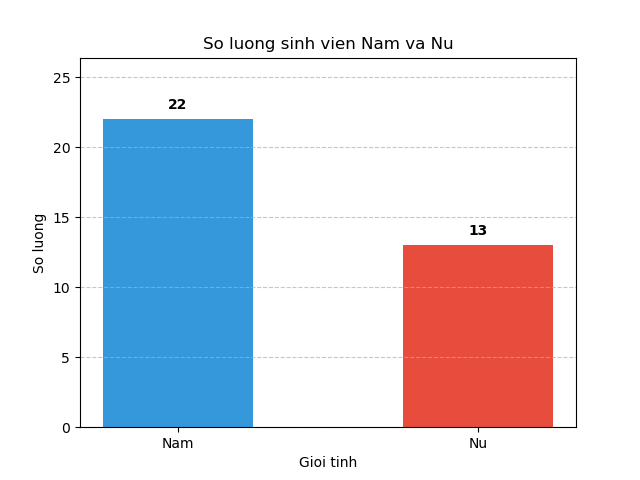

The Python source for this figure:
import matplotlib.pyplot as plt

print("--- THONG KE TY LE NAM NU (BIEU DO COT) ---")
nam = int(input("Nhap so luong sinh vien Nam: "))
nu = int(input("Nhap so luong sinh vien Nu: "))

labels = ['Nam', 'Nu']
sizes = [nam, nu]
colors = ['#3498db', '#e74c3c']

# Vẽ biểu đồ cột
bars = plt.bar(labels, sizes, color=colors, width=0.5)

# Hiển thị con số chính xác trên đỉnh mỗi cột
for bar in bars:
    chieucao = bar.get_height()
    plt.text(bar.get_x() + bar.get_width()/2, chieucao + 0.5, str(int(chieucao)), 
             ha='center', va='bottom', fontweight='bold')

plt.title('So luong sinh vien Nam va Nu')
plt.xlabel('Gioi tinh')
plt.ylabel('So luong')

# Tạo khoảng trống phía trên đỉnh cột để số không bị lẹm và kẻ lưới ngang
plt.ylim(0, max(sizes) + (max(sizes) * 0.2)) 
plt.grid(axis='y', linestyle='--', alpha=0.7)

plt.savefig('bieudo.png')
print("=> Da luu bieu do cot vao file bieudo.png thanh cong!")
